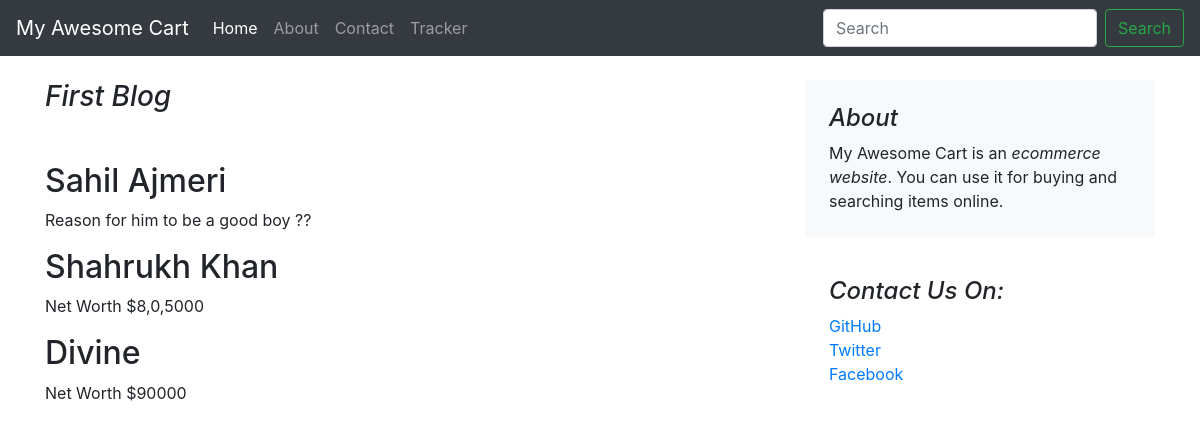
The page /blog/blogpost/1 on the database its author committed.
### blog/models.py (models this page shows)
class Blogpost(models.Model):
    post_id=models.AutoField(primary_key=True)
    title=models.CharField(max_length=50)
    head0= models.CharField(max_length=500, default="")
    chead0= models.CharField(max_length=5000, default="")
    head1= models.CharField(max_length=500, default="")
    chead1= models.CharField(max_length=5000, default="")
    head2= models.CharField(max_length=500, default="")
    chead2= models.CharField(max_length=5000, default="")
    pub_date=models.DateField()
    thumbnail= models.ImageField(upload_to="blog/images",default="")
    def __str__(self):
        return self.title

### blog/views.py (the view)
# urls.py: path('blogpost/<int:id>' , views.blogpost , name="blogPost"),
def blogpost(request, id ):
    post = Blogpost.objects.filter(post_id=id)[0]
    print(post)
    return render(request , 'blog/blogpost.html' , {'post':post} )

### blog/templates/blog/blogpost.html
{%extends 'blog/basic.html'%}
{%block body%}
<div class="container">
    <div class="row mt-4">
        <div class="col-md-8 blog-main">
            <h3 class="pb-4 mb-4 font-italic ">
                {{post.title}}
            </h3>
            <div class="blog-post">
                <h2 class="blog-post-title"> {{post.head0}} </h2>
                <p> {{post.chead0}} </p>
                <h2> {{post.head1}} </h2>
                <p> {{post.chead1}} </p>
                <h2> {{post.head2}} </h2>
                <p> {{post.chead2}} </p>
            </div>
        </div>
        <aside class="col-md-4 blog-sidebar">
            <div class="p-4 mb-3 bg-light rounded">
                <h4 class="font-italic">About</h4>
                <p class="mb-0">My Awesome Cart is an <em>ecommerce website</em>. You can use it for buying and searching items online. </p>
            </div>
            <div class="p-4">
                <h4 class="font-italic">Contact Us On: </h4>
                <ol class="list-unstyled">
                    <li><a href="#">GitHub</a></li>
                    <li><a href="#">Twitter</a></li>
                    <li><a href="#">Facebook</a></li>
                </ol>
            </div>
        </aside>
    </div>
</div>
{%endblock%}

### rows shown on the page
Blogpost: title "First Blog", head0 "Sahil Ajmeri", chead0 "Reason for him to be a good boy ??", head1 "Shahrukh Khan", chead1 "Net Worth $8,0,5000", head2 "Divine", chead2 "Net Worth $90000"
